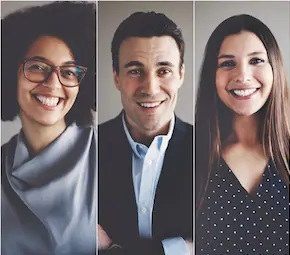
#> input picture image.jpg, 290 x 255 px
$ jupyter execute Face-Detection_using_OpenCV.ipynb
#> lines starting #> are read from the running program, lines starting #| are printed output that depends on the picture; after the words box and inside, x2 and y2 are one past the last pixel; in counts of white or black regions, pixels touching at a corner belong together
[cell 1]
import cv2

[cell 2]
#loading target image to img
img = cv2.imread('image.jpg')
#> img is the input picture: shape (255, 290, 3); mean B, G, R 106.1, 104.1, 113.4

#converting image to grayscale image
gray_img = cv2.cvtColor(img, cv2.COLOR_BGR2GRAY)
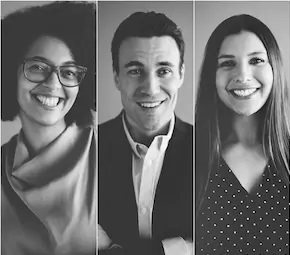
#> gray_img: shape (255, 290); min 0, max 254, mean 107.1

[cell 3]
#faces_cascade contains the face features (which are saved in .xml file)
faces_cascade = cv2.CascadeClassifier('haarcascade_frontalface_default.xml')

faces = faces_cascade.detectMultiScale(gray_img, scaleFactor = 1.05, minNeighbors = 5)
#> faces = [[205, 35, 74, 74], [108, 38, 84, 84], [9, 37, 84, 84]]

print(faces)
#| [[205  35  74  74]
#|  [108  38  84  84]
#|  [  9  37  84  84]]

[cell 4]
#generating boxes on detected faces (array in 'faces'), x, y coordinates (starting from top-left as (0,0)), w as width & h as height of the face.
for x,y,w,h in faces:
    result = cv2.rectangle(img, (x, y), (x+w, y+h), (0,255,0), 2)
#> this loop made 3 passes
#> pass 2, `result = cv2.rectangle(img, (x, y), (x+w, y+h), (0,255,0), 2)`:
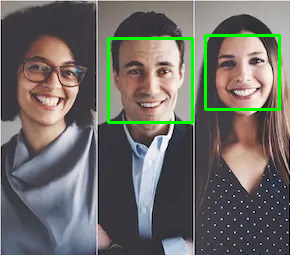
#> result: shape (255, 290, 3); mean B, G, R 103, 107.4, 109.9
#> pass 3, `result = cv2.rectangle(img, (x, y), (x+w, y+h), (0,255,0), 2)`:
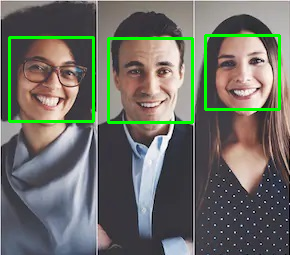
#> result: shape (255, 290, 3); 1.36% of pixels changed, all inside (x1, y1, x2, y2) = (8, 36, 95, 123)

#showing the output result
cv2.imshow('Output', result)
cv2.waitKey(0)
cv2.destroyAllWindows()
